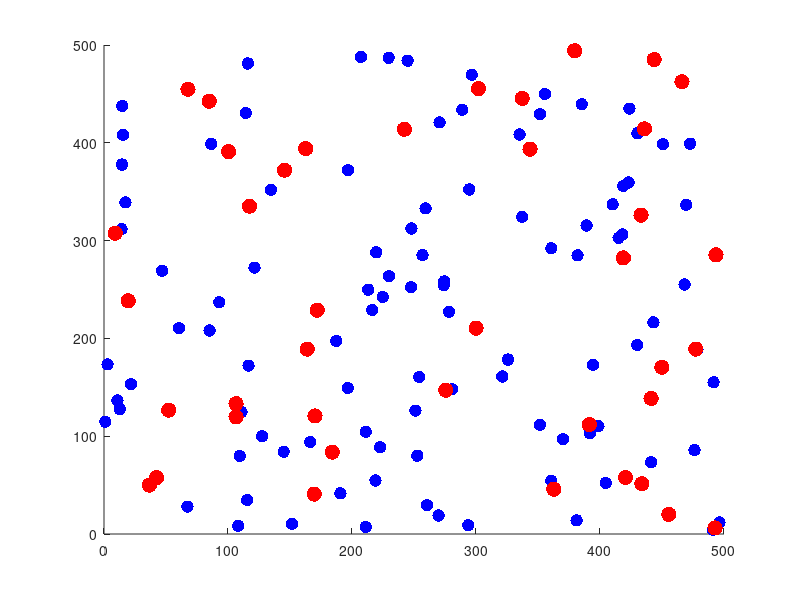

Here is the MATLAB script that generated this plot: (Note: this script raises an error after producing the figure.)
clc;
clear;
close all;

%% =========================================================
% CELL-FREE MASSIVE MIMO  — FIXED VERSION
% KEY FIXES APPLIED:
%  1. Area reduced  : 1000x1000 m  ->  500x500 m
%  2. Serving APs   : L = 5        ->  L = 10
%  3. Channel model : scalar H(M,K)->  multi-antenna H(M,N,K)
%  4. Pilot power   : 100 mW       ->  300 mW
%  5. Noise power   : fixed 1e-9   ->  computed from kTB*NF
% MRT BEAMFORMING + MAX-MIN POWER OPTIMIZATION
% ALL WAVEFORM PLOTS  —  ALL RESULTS IN COMMAND WINDOW
%% =========================================================

%% =========================================================
% STEP 1 : NETWORK DEPLOYMENT PARAMETERS
%% =========================================================

areaLength = 500;      % FIX 1: reduced from 1000 m -> 500 m
areaWidth  = 500;      %        improves channel gain + pilot SNR

M = 100;               % Number of Access Points
K = 40;                % Number of Users
N = 4;                 % FIX 3: Antennas per AP (used in MxNxK channel)
L = 10;                % FIX 2: Serving APs per user (was 5, now 10)

rng(1);

%% =========================================================
% STEP 2 : CHANNEL MODEL PARAMETERS
%% =========================================================

fc       = 3.5e9;      % Carrier frequency  (Hz)
B        = 20e6;       % Bandwidth          (Hz)
NF_dB    = 9;          % Noise Figure       (dB)
sigma_sf = 8;          % Shadow fading std  (dB)
tau_c    = 200;        % Coherence interval (samples)
tau_p    = 20;         % Pilot length       (samples)
P_p      = 300e-3;     % FIX 4: Pilot power 300 mW (was 100 mW)
P_max    = 200e-3;     % Max TX power per AP (W)

%% FIX 5 : Noise power computed from thermal + noise figure
k_B          = 1.38e-23;         % Boltzmann constant (J/K)
T0           = 290;               % Temperature         (K)
NF_linear    = 10^(NF_dB/10);    % NF linear scale
noiseVariance = k_B * T0 * B * NF_linear;   % Pn = kTB*NF

%% =========================================================
% COMMAND WINDOW : SYSTEM PARAMETERS
%% =========================================================

fprintf('\n');
fprintf('=========================================\n');
fprintf('  CELL-FREE MASSIVE MIMO — FIXED MODEL\n');
fprintf('=========================================\n');
fprintf(' Area           : %d x %d m\n',   areaLength, areaWidth);
fprintf(' Access Points  : M = %d\n',       M);
fprintf(' Users          : K = %d\n',        K);
fprintf(' Antennas/AP    : N = %d\n',        N);
fprintf(' Serving APs    : L = %d\n',        L);
fprintf(' Carrier Freq   : %.1f GHz\n',      fc/1e9);
fprintf(' Bandwidth      : %.0f MHz\n',      B/1e6);
fprintf(' Noise Figure   : %d dB\n',         NF_dB);
fprintf(' Noise Power    : %.4e W  (kTB*NF)\n', noiseVariance);
fprintf(' Noise Power    : %.2f dBm\n',      10*log10(noiseVariance/1e-3));
fprintf(' Pilot Power    : %.0f mW\n',       P_p*1000);
fprintf(' Max TX Power   : %.0f mW\n',       P_max*1000);
fprintf(' Shadow Std     : %d dB\n',         sigma_sf);
fprintf(' Pilot Length   : tau_p = %d\n',    tau_p);
fprintf(' Coherence Len  : tau_c = %d\n',    tau_c);
fprintf('=========================================\n\n');

%% =========================================================
% DEPLOY ACCESS POINTS AND USERS
%% =========================================================

AP_x   = areaLength * rand(M,1);
AP_y   = areaWidth  * rand(M,1);
User_x = areaLength * rand(K,1);
User_y = areaWidth  * rand(K,1);

%% =========================================================
% DISTANCE MATRIX   (M x K)
%% =========================================================

distanceMatrix = zeros(M,K);

for m = 1:M
    for k = 1:K
        dx = AP_x(m) - User_x(k);
        dy = AP_y(m) - User_y(k);
        distanceMatrix(m,k) = sqrt(dx^2 + dy^2);
    end
end

fprintf('-----------------------------------------\n');
fprintf(' DISTANCE MATRIX  (M=%d x K=%d)\n', M, K);
fprintf('-----------------------------------------\n');
fprintf(' Min distance  : %.2f m\n',  min(distanceMatrix(:)));
fprintf(' Max distance  : %.2f m\n',  max(distanceMatrix(:)));
fprintf(' Mean distance : %.2f m\n',  mean(distanceMatrix(:)));
fprintf('-----------------------------------------\n\n');

%% =========================================================
% USER-CENTRIC AP CLUSTERING   (L=10 nearest APs)
%% =========================================================

UserCluster = cell(K,1);

for k = 1:K
    [~, sortedAPs]  = sort(distanceMatrix(:,k));
    UserCluster{k}  = sortedAPs(1:L);
end

fprintf('-----------------------------------------\n');
fprintf(' AP CLUSTERING  (L=%d serving APs/user)\n', L);
fprintf('-----------------------------------------\n');
for k = 1:5
    fprintf(' User %2d -> APs: ', k);
    fprintf('%d ', UserCluster{k});
    fprintf('\n');
end
fprintf(' ... (showing first 5 users)\n');
fprintf('-----------------------------------------\n\n');

%% =========================================================
% STEP 3 : PATH LOSS   (3GPP UMa model)
%% =========================================================

pathLoss_dB = zeros(M,K);

for m = 1:M
    for k = 1:K
        d_km = distanceMatrix(m,k) / 1000;
        d_km = max(d_km, 0.01);           % Minimum 10 m
        pathLoss_dB(m,k) = 128.1 + 37.6*log10(d_km);
    end
end

avgPathLoss_perUser = mean(pathLoss_dB, 1);   % 1 x K
avgPathLoss_perAP   = mean(pathLoss_dB, 2);   % M x 1

fprintf('-----------------------------------------\n');
fprintf(' PATH LOSS RESULTS\n');
fprintf('-----------------------------------------\n');
fprintf(' Min path loss  : %.2f dB\n', min(pathLoss_dB(:)));
fprintf(' Max path loss  : %.2f dB\n', max(pathLoss_dB(:)));
fprintf(' Mean path loss : %.2f dB\n', mean(pathLoss_dB(:)));
fprintf('\n Per-User Average Path Loss (dB):\n');
fprintf('  User | AvgPL(dB)\n');
for k = 1:K
    fprintf('  %4d | %9.2f\n', k, avgPathLoss_perUser(k));
end
fprintf('-----------------------------------------\n\n');

%% =========================================================
% STEP 4 : SHADOW FADING   (M x K  Gaussian, sigma=8 dB)
%% =========================================================

shadowFading = sigma_sf * randn(M,K);

avgSF_perUser = mean(shadowFading, 1);
stdSF_perUser = std(shadowFading,  0, 1);

fprintf('-----------------------------------------\n');
fprintf(' SHADOW FADING RESULTS\n');
fprintf('-----------------------------------------\n');
fprintf(' Std dev (sigma_sf)  : %d dB\n', sigma_sf);
fprintf(' Min  : %.2f dB\n', min(shadowFading(:)));
fprintf(' Max  : %.2f dB\n', max(shadowFading(:)));
fprintf(' Mean : %.4f dB  (expect ~0)\n', mean(shadowFading(:)));
fprintf('\n Per-User Shadow Fading (dB):\n');
fprintf('  User | Mean(dB) |  Std(dB)\n');
for k = 1:K
    fprintf('  %4d | %8.4f | %8.4f\n', k, avgSF_perUser(k), stdSF_perUser(k));
end
fprintf('-----------------------------------------\n\n');

%% =========================================================
% STEP 5 : LARGE-SCALE FADING COEFFICIENT   beta (M x K)
%% =========================================================

beta_dB     = -pathLoss_dB + shadowFading;
beta_linear = 10.^(beta_dB/10);

%% =========================================================
% FIX 3 : MULTI-ANTENNA CHANNEL   H(M, N, K)
%% =========================================================
% Each AP m has N antennas.
% H(m,n,k) = sqrt(beta(m,k)) * h_small(m,n,k)
% where h_small ~ CN(0,1) independently per antenna.
% This gives the true massive MIMO array gain.
%% =========================================================

smallScaleFading = (randn(M,N,K) + 1i*randn(M,N,K)) / sqrt(2);  % CN(0,1)

H = zeros(M,N,K);

for m = 1:M
    for k = 1:K
        H(m,:,k) = sqrt(beta_linear(m,k)) * smallScaleFading(m,:,k);
    end
end

%% -- Effective scalar channel gain per AP-user (norm over N antennas)
%    used for power allocation and SINR computation
H_eff = zeros(M,K);    % ||h_mk||  (norm of N-dim vector)

for m = 1:M
    for k = 1:K
        H_eff(m,k) = norm(H(m,:,k));   % sqrt(N) * sqrt(beta) on average
    end
end

channelGain_dB    = 20*log10(H_eff + eps);      % 20*log10 of norm
avgCG_perUser_dB  = mean(channelGain_dB, 1);

%% -- Small-scale fading magnitude (averaged over antennas)
ssfMag_avg = squeeze(mean(abs(smallScaleFading), 2));  % M x K
avgSSF_perUser = mean(ssfMag_avg, 1);

fprintf('-----------------------------------------\n');
fprintf(' MULTI-ANTENNA CHANNEL H(M=%d,N=%d,K=%d)\n', M, N, K);
fprintf('-----------------------------------------\n');
fprintf(' E[||h_mk||^2] = N*beta_mk\n');
fprintf(' Min ||H||  : %.4f\n', min(H_eff(:)));
fprintf(' Max ||H||  : %.4f\n', max(H_eff(:)));
fprintf(' Mean ||H|| : %.4f\n', mean(H_eff(:)));
fprintf('\n Per-User Avg Channel Gain (dB):\n');
fprintf('  User | AvgCG(dB)\n');
for k = 1:K
    fprintf('  %4d | %9.2f\n', k, avgCG_perUser_dB(k));
end
fprintf('-----------------------------------------\n\n');

%% =========================================================
% STEP 6 : PILOT TRANSMISSION + RECEIVED PILOT SIGNAL
%% =========================================================

pilotMatrix     = eye(tau_p);
pilotAssignment = zeros(K, tau_p);

for k = 1:K
    pilotIndex = mod(k-1, tau_p) + 1;
    pilotAssignment(k,:) = pilotMatrix(pilotIndex,:);
end

%% Received pilot at each AP — aggregate over N antennas
receivedPilotSignal = zeros(M,K);

for m = 1:M
    for k = 1:K
        receivedPilotSignal(m,k) = sqrt(P_p) * H_eff(m,k);
    end
end

avgRPS_perUser = mean(receivedPilotSignal, 1);

%% Pilot SNR per AP-user pair
pilotSNR_dB = 10*log10((P_p * H_eff.^2) / noiseVariance + eps);

fprintf('-----------------------------------------\n');
fprintf(' RECEIVED PILOT SIGNAL RESULTS\n');
fprintf('-----------------------------------------\n');
fprintf(' Pilot Power : %.0f mW\n', P_p*1000);
fprintf(' Min  RPS : %.6f\n', min(receivedPilotSignal(:)));
fprintf(' Max  RPS : %.6f\n', max(receivedPilotSignal(:)));
fprintf(' Mean RPS : %.6f\n', mean(receivedPilotSignal(:)));
fprintf(' Min  Pilot SNR : %.2f dB\n', min(pilotSNR_dB(:)));
fprintf(' Max  Pilot SNR : %.2f dB\n', max(pilotSNR_dB(:)));
fprintf(' Mean Pilot SNR : %.2f dB\n', mean(pilotSNR_dB(:)));
fprintf('\n Per-User Avg Received Pilot Signal & SNR:\n');
fprintf('  User | Avg RPS   | Avg Pilot SNR(dB)\n');
for k = 1:K
    fprintf('  %4d | %.6f | %17.2f\n', k, avgRPS_perUser(k), ...
            mean(pilotSNR_dB(:,k)));
end
fprintf('-----------------------------------------\n\n');

%% =========================================================
% STEP 7 : LMMSE CHANNEL ESTIMATION   H_est(M,N,K)
%% =========================================================
% LMMSE estimate of the effective channel norm per AP-user.
% scalar LMMSE applied to ||y_pilot|| -> estimate of ||h_mk||
%% =========================================================

H_est_eff = zeros(M,K);    % Estimated effective channel norm

for m = 1:M
    for k = 1:K
        beta        = beta_linear(m,k);
        % LMMSE coefficient (scalar, maps received pilot to channel estimate)
        lmmseCoeff  = (sqrt(P_p) * N * beta) / (P_p * N * beta + noiseVariance);
        H_est_eff(m,k) = lmmseCoeff * receivedPilotSignal(m,k);
    end
end

%% Estimation error
estimationError_mag = abs(H_eff - H_est_eff);
estimationError_dB  = 20*log10(estimationError_mag + eps);

avgErr_perUser    = mean(estimationError_mag, 1);
avgErr_dB_perUser = mean(estimationError_dB,  1);

%% NMSE per user
NMSE_perUser = zeros(1,K);
for k = 1:K
    H_true_pwr   = sum(H_eff(:,k).^2);
    err_pwr      = sum(estimationError_mag(:,k).^2);
    NMSE_perUser(k) = err_pwr / (H_true_pwr + eps);
end

fprintf('-----------------------------------------\n');
fprintf(' CHANNEL ESTIMATION ERROR (LMMSE)\n');
fprintf('-----------------------------------------\n');
fprintf(' Min |error|  : %.6f\n', min(estimationError_mag(:)));
fprintf(' Max |error|  : %.6f\n', max(estimationError_mag(:)));
fprintf(' Mean |error| : %.6f\n', mean(estimationError_mag(:)));
fprintf(' Mean error   : %.2f dB\n', mean(estimationError_dB(:)));
fprintf('\n Per-User Estimation Error & NMSE:\n');
fprintf('  User | Avg|Err| | Avg|Err|(dB) |   NMSE\n');
for k = 1:K
    fprintf('  %4d | %8.6f | %12.2f  | %.6f\n', ...
            k, avgErr_perUser(k), avgErr_dB_perUser(k), NMSE_perUser(k));
end
fprintf('-----------------------------------------\n\n');

%% =========================================================
% STEP 8 : MRT BEAMFORMING VECTOR   w(M,N,K)
%% =========================================================
% w_mk = H_mk / ||H_mk||   (unit-norm conjugate of channel)
% Effective scalar weight magnitude = 1 for each non-zero AP-user
%% =========================================================

beamformingVector = zeros(M,N,K);   % FIX 3: multi-antenna BF

for m = 1:M
    for k = 1:K
        h_mk = squeeze(H(m,:,k)).';    % N x 1
        nrm  = norm(h_mk);
        if nrm > 0
            beamformingVector(m,:,k) = (h_mk / nrm).';  % unit norm
        end
    end
end

%% Effective BF gain = |h^H * w| = ||h|| (MRT aligns perfectly)
BF_gain = zeros(M,K);
for m = 1:M
    for k = 1:K
        h_mk = squeeze(H(m,:,k)).';
        w_mk = squeeze(beamformingVector(m,:,k)).';
        BF_gain(m,k) = abs(h_mk' * w_mk);   % = ||h_mk||
    end
end

avgBF_perUser = mean(BF_gain, 1);

fprintf('-----------------------------------------\n');
fprintf(' MRT BEAMFORMING VECTOR  w(M,N,K)\n');
fprintf('-----------------------------------------\n');
fprintf(' (Unit-norm phase-conjugate weights)\n');
fprintf(' BF gain = |h^H w| = ||h|| per AP-user\n');
fprintf(' Min BF gain  : %.4f\n', min(BF_gain(:)));
fprintf(' Max BF gain  : %.4f\n', max(BF_gain(:)));
fprintf(' Mean BF gain : %.4f\n', mean(BF_gain(:)));
fprintf('\n Per-User Avg MRT BF Gain:\n');
fprintf('  User | Avg BF Gain\n');
for k = 1:K
    fprintf('  %4d | %11.4f\n', k, avgBF_perUser(k));
end
fprintf('-----------------------------------------\n\n');

%% =========================================================
% STEP 9 : BASELINE SINR  (No BF, Equal Power)
%% =========================================================

P_baseline  = P_max / K;        % Equal power per user per AP
SINR_baseline  = zeros(K,1);
signal_baseline = zeros(K,1);

for k = 1:K
    desired_base = 0;
    interf_base  = 0;
    servingAPs   = UserCluster{k};

    for i = 1:length(servingAPs)
        ap = servingAPs(i);
        desired_base = desired_base + sqrt(P_baseline) * H_eff(ap,k);
    end

    signal_baseline(k) = abs(desired_base)^2;

    for j = 1:K
        if j ~= k
            intSig = 0;
            for i = 1:length(servingAPs)
                ap = servingAPs(i);
                intSig = intSig + sqrt(P_baseline) * H_eff(ap,k);
            end
            interf_base = interf_base + abs(intSig)^2;
        end
    end

    SINR_baseline(k) = signal_baseline(k) / (interf_base + noiseVariance);
end

SINR_baseline_dB = 10*log10(max(SINR_baseline, eps));

fprintf('-----------------------------------------\n');
fprintf(' BASELINE SINR (No BF, Equal Power)\n');
fprintf('-----------------------------------------\n');
fprintf(' P_per_user = %.4f mW\n', P_baseline*1000);
fprintf('\n Per-User Baseline SINR:\n');
fprintf('  User | SINR(dB)\n');
for k = 1:K
    fprintf('  %4d | %8.2f\n', k, SINR_baseline_dB(k));
end
fprintf('\n SUMMARY:\n');
fprintf('  Average SINR : %.2f dB\n', mean(SINR_baseline_dB));
fprintf('  Maximum SINR : %.2f dB\n', max(SINR_baseline_dB));
fprintf('  Minimum SINR : %.2f dB\n', min(SINR_baseline_dB));
fprintf('-----------------------------------------\n\n');

%% =========================================================
% STEP 10 : MRT BF + PROPORTIONAL POWER ALLOCATION
%% =========================================================

powerAllocation_MRT = zeros(M,K);
initialPower        = P_max / K;

for m = 1:M
    for k = 1:K
        powerAllocation_MRT(m,k) = initialPower * H_est_eff(m,k)^2;
    end
end

%% Normalize per AP
for m = 1:M
    totalPower = sum(powerAllocation_MRT(m,:));
    if totalPower > 0
        powerAllocation_MRT(m,:) = (P_max / totalPower) * powerAllocation_MRT(m,:);
    end
end

%% SINR with MRT
SINR_MRT   = zeros(K,1);
signal_MRT = zeros(K,1);

for k = 1:K
    desired_MRT = 0;
    interf_MRT  = 0;
    servingAPs  = UserCluster{k};

    for i = 1:length(servingAPs)
        ap = servingAPs(i);
        %  MRT desired: sqrt(p_mk) * |h_mk^H w_mk| = sqrt(p_mk)*||h_mk||
        desired_MRT = desired_MRT + ...
            sqrt(powerAllocation_MRT(ap,k)) * BF_gain(ap,k);
    end

    signal_MRT(k) = abs(desired_MRT)^2;

    for j = 1:K
        if j ~= k
            intSig = 0;
            for i = 1:length(servingAPs)
                ap = servingAPs(i);
                %  Interference: sqrt(p_mj) * |h_mk^H w_mj|
                %  For Rayleigh, cross terms: |h_mk^H w_mj| ~ sqrt(beta_mk)
                h_mk = squeeze(H(ap,:,k)).';
                w_mj = squeeze(beamformingVector(ap,:,j)).';
                intSig = intSig + ...
                    sqrt(powerAllocation_MRT(ap,j)) * abs(h_mk' * w_mj);
            end
            interf_MRT = interf_MRT + abs(intSig)^2;
        end
    end

    SINR_MRT(k) = signal_MRT(k) / (interf_MRT + noiseVariance);
end

SINR_MRT_dB = 10*log10(max(SINR_MRT, eps));

fprintf('-----------------------------------------\n');
fprintf(' MRT BF + PROPORTIONAL POWER SINR\n');
fprintf('-----------------------------------------\n');
fprintf('\n Per-User SINR after MRT Beamforming:\n');
fprintf('  User | SINR(dB)\n');
for k = 1:K
    fprintf('  %4d | %8.2f\n', k, SINR_MRT_dB(k));
end
fprintf('\n SUMMARY:\n');
fprintf('  Average SINR : %.2f dB\n', mean(SINR_MRT_dB));
fprintf('  Maximum SINR : %.2f dB\n', max(SINR_MRT_dB));
fprintf('  Minimum SINR : %.2f dB\n', min(SINR_MRT_dB));
fprintf('-----------------------------------------\n\n');

%% =========================================================
% STEP 11 : MAX-MIN POWER OPTIMIZATION
%% =========================================================
% Objective : Maximize the minimum SINR over all K users
% Algorithm : Iterative proportional-fair power update
%   Weak users (SINR < mean) -> boost power
%   Strong users (SINR > mean) -> reduce power
%   Per-AP power constraint enforced after each update
%% =========================================================

fprintf('-----------------------------------------\n');
fprintf(' MAX-MIN POWER OPTIMIZATION\n');
fprintf('-----------------------------------------\n');

numIterations = 60;
stepSize      = 0.12;

powerAllocation_MaxMin = powerAllocation_MRT;   % Warm start from MRT

SINR_iter_min = zeros(numIterations,1);
SINR_iter_avg = zeros(numIterations,1);

for iter = 1:numIterations

    SINR_current = zeros(K,1);

    for k = 1:K
        desired    = 0;
        interf     = 0;
        servingAPs = UserCluster{k};

        for i = 1:length(servingAPs)
            ap = servingAPs(i);
            desired = desired + ...
                sqrt(powerAllocation_MaxMin(ap,k)) * BF_gain(ap,k);
        end

        for j = 1:K
            if j ~= k
                intSig = 0;
                for i = 1:length(servingAPs)
                    ap = servingAPs(i);
                    h_mk = squeeze(H(ap,:,k)).';
                    w_mj = squeeze(beamformingVector(ap,:,j)).';
                    intSig = intSig + ...
                        sqrt(powerAllocation_MaxMin(ap,j)) * abs(h_mk' * w_mj);
                end
                interf = interf + abs(intSig)^2;
            end
        end

        SINR_current(k) = abs(desired)^2 / (interf + noiseVariance);
    end

    SINR_iter_min(iter) = min(10*log10(max(SINR_current, eps)));
    SINR_iter_avg(iter) = mean(10*log10(max(SINR_current, eps)));

    %% Power update
    SINR_mean = mean(SINR_current);

    for k = 1:K
        servingAPs = UserCluster{k};

        if SINR_current(k) > SINR_mean
            sf = 1 - stepSize*(SINR_current(k)/SINR_mean - 1);
            sf = max(sf, 0.5);
        else
            sf = 1 + stepSize*(SINR_mean/(SINR_current(k)+eps) - 1);
            sf = min(sf, 2.0);
        end

        for i = 1:length(servingAPs)
            ap = servingAPs(i);
            powerAllocation_MaxMin(ap,k) = powerAllocation_MaxMin(ap,k) * sf;
        end
    end

    %% Re-normalize per AP
    for m = 1:M
        tp = sum(powerAllocation_MaxMin(m,:));
        if tp > P_max
            powerAllocation_MaxMin(m,:) = (P_max/tp)*powerAllocation_MaxMin(m,:);
        end
    end

end

fprintf(' Iterations  : %d\n', numIterations);
fprintf(' Step Size   : %.2f\n', stepSize);
fprintf('\n Convergence per Iteration:\n');
fprintf('  Iter | Min SINR(dB) | Avg SINR(dB)\n');
for iter = 1:numIterations
    fprintf('  %4d | %12.2f | %12.2f\n', ...
            iter, SINR_iter_min(iter), SINR_iter_avg(iter));
end
fprintf('-----------------------------------------\n\n');

%% =========================================================
% STEP 12 : FINAL SINR AFTER MAX-MIN OPTIMIZATION
%% =========================================================

SINR_MaxMin = zeros(K,1);

for k = 1:K
    desired    = 0;
    interf     = 0;
    servingAPs = UserCluster{k};

    for i = 1:length(servingAPs)
        ap = servingAPs(i);
        desired = desired + ...
            sqrt(powerAllocation_MaxMin(ap,k)) * BF_gain(ap,k);
    end

    for j = 1:K
        if j ~= k
            intSig = 0;
            for i = 1:length(servingAPs)
                ap = servingAPs(i);
                h_mk = squeeze(H(ap,:,k)).';
                w_mj = squeeze(beamformingVector(ap,:,j)).';
                intSig = intSig + ...
                    sqrt(powerAllocation_MaxMin(ap,j)) * abs(h_mk' * w_mj);
            end
            interf = interf + abs(intSig)^2;
        end
    end

    SINR_MaxMin(k) = abs(desired)^2 / (interf + noiseVariance);
end

SINR_MaxMin_dB = 10*log10(max(SINR_MaxMin, eps));

avgPower_MRT    = 1000 * mean(powerAllocation_MRT,    1);  % mW
avgPower_MaxMin = 1000 * mean(powerAllocation_MaxMin,  1);  % mW

fprintf('-----------------------------------------\n');
fprintf(' FINAL SINR — MAX-MIN OPTIMIZATION\n');
fprintf('-----------------------------------------\n');
fprintf('\n Per-User SINR Comparison:\n');
fprintf('  User | Base(dB) | MRT(dB) | MaxMin(dB) | Gain vs Base\n');
for k = 1:K
    fprintf('  %4d | %8.2f | %7.2f | %10.2f | %+.2f dB\n', ...
            k, SINR_baseline_dB(k), SINR_MRT_dB(k), ...
            SINR_MaxMin_dB(k), SINR_MaxMin_dB(k)-SINR_baseline_dB(k));
end
fprintf('-----------------------------------------\n\n');

%% =========================================================
% FINAL SUMMARY
%% =========================================================

gain_avg     = mean(SINR_MaxMin_dB) - mean(SINR_baseline_dB);
gain_min     = min(SINR_MaxMin_dB)  - min(SINR_baseline_dB);
gain_avg_mrt = mean(SINR_MaxMin_dB) - mean(SINR_MRT_dB);
gain_min_mrt = min(SINR_MaxMin_dB)  - min(SINR_MRT_dB);

fprintf('=========================================\n');
fprintf('  FINAL SUMMARY RESULTS\n');
fprintf('=========================================\n');
fprintf('\n %-28s %8s %8s %10s\n','Metric','Baseline','MRT BF','Max-Min');
fprintf(' %s\n', repmat('-',1,58));
fprintf(' %-28s %8.2f %8.2f %10.2f\n','Average SINR (dB)', ...
        mean(SINR_baseline_dB), mean(SINR_MRT_dB), mean(SINR_MaxMin_dB));
fprintf(' %-28s %8.2f %8.2f %10.2f\n','Maximum SINR (dB)', ...
        max(SINR_baseline_dB),  max(SINR_MRT_dB),  max(SINR_MaxMin_dB));
fprintf(' %-28s %8.2f %8.2f %10.2f\n','Minimum SINR (dB)', ...
        min(SINR_baseline_dB),  min(SINR_MRT_dB),  min(SINR_MaxMin_dB));
fprintf(' %-28s %8.2f %8.2f %10.2f\n','Std Dev SINR (dB)', ...
        std(SINR_baseline_dB),  std(SINR_MRT_dB),  std(SINR_MaxMin_dB));
fprintf('\n GAIN: Max-Min vs Baseline\n');
fprintf('  Avg SINR Gain : %+.2f dB\n', gain_avg);
fprintf('  Min SINR Gain : %+.2f dB\n', gain_min);
fprintf('\n GAIN: Max-Min vs MRT-only\n');
fprintf('  Avg SINR Gain : %+.2f dB\n', gain_avg_mrt);
fprintf('  Min SINR Gain : %+.2f dB\n', gain_min_mrt);
fprintf('\n Power Allocation:\n');
fprintf('  Avg power/user (MRT)    : %.4f mW\n', mean(avgPower_MRT));
fprintf('  Avg power/user (Max-Min): %.4f mW\n', mean(avgPower_MaxMin));
fprintf('=========================================\n\n');

%% =========================================================
%                        WAVEFORM PLOTS
%% =========================================================

%% PLOT 1 : Network Deployment
figure('Name','Plot 1: Network Deployment','NumberTitle','off');
scatter(AP_x, AP_y, 80, 'b', 'filled');
hold on;
scatter(User_x, User_y, 120, 'r', 'filled');
for k = 1:K
    sAPs = UserCluster{k};
    for i = 1:length(sAPs)
        ap = sAPs(i);
        line([AP_x(ap) User_x(k)],[AP_y(ap) User_y(k)], ...
             'Color',[0.6 0.6 0.6 0.25],'LineWidth',0.4);
    end
end
xlabel('X Position (m)','FontSize',12,'FontWeight','bold');
ylabel('Y Position (m)','FontSize',12,'FontWeight','bold');
title('Plot 1: Network Deployment (500x500 m, L=10, N=4)', ...
      'FontSize',13,'FontWeight','bold');
legend('Access Points (M=100)','Users (K=40)','Location','best');
grid on; axis([0 areaLength 0 areaWidth]); axis square;

%% PLOT 2 : Path Loss Waveform
figure('Name','Plot 2: Path Loss Waveform','NumberTitle','off');
plot(1:K, pathLoss_dB(1,:),  'r-o','LineWidth',2,'MarkerSize',5);
hold on;
plot(1:K, pathLoss_dB(10,:), 'b-s','LineWidth',2,'MarkerSize',5);
plot(1:K, pathLoss_dB(50,:), 'g-^','LineWidth',2,'MarkerSize',5);
plot(1:K, avgPathLoss_perUser,'k-','LineWidth',2.5);
xlabel('User Index','FontSize',12,'FontWeight','bold');
ylabel('Path Loss (dB)','FontSize',12,'FontWeight','bold');
title('Plot 2: Path Loss Waveform (AP 1, 10, 50  →  All Users)', ...
      'FontSize',13,'FontWeight','bold');
legend('AP 1','AP 10','AP 50','Mean over all APs','Location','best');
grid on;

%% PLOT 3 : Shadow Fading Waveform
figure('Name','Plot 3: Shadow Fading Waveform','NumberTitle','off');
plot(1:K, shadowFading(1,:),  'r-','LineWidth',2);
hold on;
plot(1:K, shadowFading(10,:), 'b-','LineWidth',2);
plot(1:K, shadowFading(50,:), 'g-','LineWidth',2);
plot(1:K, avgSF_perUser,      'k-','LineWidth',2.5);
yline(0,'k--','LineWidth',1,'Label','Zero Mean');
xlabel('User Index','FontSize',12,'FontWeight','bold');
ylabel('Shadow Fading (dB)','FontSize',12,'FontWeight','bold');
title('Plot 3: Shadow Fading Waveform (AP 1, 10, 50)', ...
      'FontSize',13,'FontWeight','bold');
legend('AP 1','AP 10','AP 50','Mean over all APs','Location','best');
grid on;

%% PLOT 4 : Small Scale Fading Waveform
figure('Name','Plot 4: Small Scale Fading Waveform','NumberTitle','off');
plot(1:K, ssfMag_avg(1,:),  'm-','LineWidth',2);
hold on;
plot(1:K, ssfMag_avg(10,:), 'c-','LineWidth',2);
plot(1:K, ssfMag_avg(50,:), 'r-','LineWidth',2);
plot(1:K, avgSSF_perUser,   'k-','LineWidth',2.5);
xlabel('User Index','FontSize',12,'FontWeight','bold');
ylabel('Avg |Small Scale Fading| per Antenna','FontSize',12,'FontWeight','bold');
title('Plot 4: Small Scale Fading Waveform (AP 1, 10, 50)', ...
      'FontSize',13,'FontWeight','bold');
legend('AP 1','AP 10','AP 50','Mean over all APs','Location','best');
grid on;

%% PLOT 5 : Channel Gain Waveform
figure('Name','Plot 5: Channel Gain Waveform','NumberTitle','off');
plot(1:K, channelGain_dB(1,:),  'b-','LineWidth',2);
hold on;
plot(1:K, channelGain_dB(10,:), 'r-','LineWidth',2);
plot(1:K, channelGain_dB(50,:), 'g-','LineWidth',2);
plot(1:K, avgCG_perUser_dB,     'k-','LineWidth',2.5);
xlabel('User Index','FontSize',12,'FontWeight','bold');
ylabel('Channel Gain  ||h_{mk}||  (dB)','FontSize',12,'FontWeight','bold');
title('Plot 5: Multi-Antenna Channel Gain Waveform (AP 1, 10, 50)', ...
      'FontSize',13,'FontWeight','bold');
legend('AP 1','AP 10','AP 50','Mean over all APs','Location','best');
grid on;

%% PLOT 6 : Received Pilot Signal Waveform
figure('Name','Plot 6: Received Pilot Signal Waveform','NumberTitle','off');
plot(1:K, receivedPilotSignal(1,:),  'k-','LineWidth',2);
hold on;
plot(1:K, receivedPilotSignal(10,:), 'b-','LineWidth',2);
plot(1:K, receivedPilotSignal(50,:), 'r-','LineWidth',2);
plot(1:K, avgRPS_perUser,            'm-','LineWidth',2.5);
xlabel('User Index','FontSize',12,'FontWeight','bold');
ylabel('Received Pilot Signal Amplitude','FontSize',12,'FontWeight','bold');
title('Plot 6: Received Pilot Signal Waveform (AP 1, 10, 50)', ...
      'FontSize',13,'FontWeight','bold');
legend('AP 1','AP 10','AP 50','Mean over all APs','Location','best');
grid on;

%% PLOT 7 : Pilot SNR Waveform
figure('Name','Plot 7: Pilot SNR Waveform','NumberTitle','off');
plot(1:K, pilotSNR_dB(1,:),  'r-','LineWidth',2);
hold on;
plot(1:K, pilotSNR_dB(10,:), 'b-','LineWidth',2);
plot(1:K, pilotSNR_dB(50,:), 'g-','LineWidth',2);
plot(1:K, mean(pilotSNR_dB,1),'k-','LineWidth',2.5);
yline(0,'k--','LineWidth',1,'Label','0 dB');
xlabel('User Index','FontSize',12,'FontWeight','bold');
ylabel('Pilot SNR (dB)','FontSize',12,'FontWeight','bold');
title('Plot 7: Pilot SNR Waveform (AP 1, 10, 50) — P_p = 300 mW', ...
      'FontSize',13,'FontWeight','bold');
legend('AP 1','AP 10','AP 50','Mean over all APs','Location','best');
grid on;

%% PLOT 8 : Estimation Error Waveform
figure('Name','Plot 8: Estimation Error Waveform','NumberTitle','off');
plot(1:K, estimationError_dB(1,:),  'r-','LineWidth',2);
hold on;
plot(1:K, estimationError_dB(10,:), 'b-','LineWidth',2);
plot(1:K, estimationError_dB(50,:), 'g-','LineWidth',2);
plot(1:K, avgErr_dB_perUser,        'k-','LineWidth',2.5);
xlabel('User Index','FontSize',12,'FontWeight','bold');
ylabel('Estimation Error (dB)','FontSize',12,'FontWeight','bold');
title('Plot 8: LMMSE Channel Estimation Error Waveform (AP 1, 10, 50)', ...
      'FontSize',13,'FontWeight','bold');
legend('AP 1','AP 10','AP 50','Mean over all APs','Location','best');
grid on;

%% PLOT 9 : MRT BF Gain Waveform
figure('Name','Plot 9: MRT BF Gain Waveform','NumberTitle','off');
plot(1:K, BF_gain(1,:),      'b-','LineWidth',2);
hold on;
plot(1:K, BF_gain(10,:),     'r-','LineWidth',2);
plot(1:K, BF_gain(50,:),     'g-','LineWidth',2);
plot(1:K, avgBF_perUser,     'k-','LineWidth',2.5);
xlabel('User Index','FontSize',12,'FontWeight','bold');
ylabel('MRT BF Gain  |h^H w|  =  ||h||','FontSize',12,'FontWeight','bold');
title('Plot 9: MRT Beamforming Gain Waveform (AP 1, 10, 50)', ...
      'FontSize',13,'FontWeight','bold');
legend('AP 1','AP 10','AP 50','Mean over all APs','Location','best');
grid on;

%% PLOT 10 : Baseline vs MRT Desired Signal Power Waveform
figure('Name','Plot 10: Baseline vs MRT Signal Waveform','NumberTitle','off');
plot(1:K, 10*log10(signal_baseline+eps), 'r--','LineWidth',2);
hold on;
plot(1:K, 10*log10(signal_MRT+eps),      'b-', 'LineWidth',2.5);
xlabel('User Index','FontSize',12,'FontWeight','bold');
ylabel('Desired Signal Power (dB)','FontSize',12,'FontWeight','bold');
title('Plot 10: Desired Signal Power — Baseline vs After MRT BF', ...
      'FontSize',13,'FontWeight','bold');
legend('Baseline (No BF, Equal Power)', ...
       'After MRT Beamforming (Prop. Power)','Location','best');
grid on;

%% PLOT 11 : SINR Baseline vs MRT Waveform
figure('Name','Plot 11: SINR Baseline vs MRT','NumberTitle','off');
plot(1:K, SINR_baseline_dB, 'r--','LineWidth',2);
hold on;
plot(1:K, SINR_MRT_dB,      'b-', 'LineWidth',2.5);
xlabel('User Index','FontSize',12,'FontWeight','bold');
ylabel('SINR (dB)','FontSize',12,'FontWeight','bold');
title('Plot 11: SINR Waveform — Baseline vs MRT Beamforming', ...
      'FontSize',13,'FontWeight','bold');
legend('Baseline (No BF)','After MRT BF','Location','best');
grid on;

%% PLOT 12 : Max-Min Convergence Waveform
figure('Name','Plot 12: Max-Min Convergence Waveform','NumberTitle','off');
plot(1:numIterations, SINR_iter_min,'b-o', ...
     'LineWidth',2,'MarkerSize',5,'MarkerFaceColor','b');
hold on;
plot(1:numIterations, SINR_iter_avg,'r--s', ...
     'LineWidth',2,'MarkerSize',5,'MarkerFaceColor','r');
xlabel('Iteration Number','FontSize',12,'FontWeight','bold');
ylabel('SINR (dB)','FontSize',12,'FontWeight','bold');
title('Plot 12: Max-Min Optimization Convergence Waveform', ...
      'FontSize',13,'FontWeight','bold');
legend('Minimum SINR (objective)','Average SINR','Location','best');
yFinal = SINR_iter_min(end);
text(numIterations-2, yFinal+0.3, ...
     sprintf('Final Min: %.2f dB',yFinal), ...
     'FontSize',10,'FontWeight','bold','HorizontalAlignment','right');
grid on;

%% PLOT 13 : Power Allocation Waveform
figure('Name','Plot 13: Power Allocation Waveform','NumberTitle','off');
plot(1:K, avgPower_MRT,    'r--','LineWidth',2);
hold on;
plot(1:K, avgPower_MaxMin, 'b-', 'LineWidth',2.5);
xlabel('User Index','FontSize',12,'FontWeight','bold');
ylabel('Avg Allocated Power (mW)','FontSize',12,'FontWeight','bold');
title('Plot 13: Power Allocation — MRT Proportional vs Max-Min Optimized', ...
      'FontSize',13,'FontWeight','bold');
legend('MRT Proportional Power','Max-Min Optimized Power','Location','best');
grid on;

%% PLOT 14 : SINR Three-Way Comparison Waveform
figure('Name','Plot 14: SINR Three-Way Comparison','NumberTitle','off');
plot(1:K, SINR_baseline_dB, 'r--','LineWidth',2);
hold on;
plot(1:K, SINR_MRT_dB,      'b-', 'LineWidth',2);
plot(1:K, SINR_MaxMin_dB,   'k-', 'LineWidth',2.5);
xlabel('User Index','FontSize',12,'FontWeight','bold');
ylabel('SINR (dB)','FontSize',12,'FontWeight','bold');
title('Plot 14: SINR Waveform — Baseline vs MRT vs Max-Min Optimized', ...
      'FontSize',13,'FontWeight','bold');
legend('Baseline (No BF)', ...
       'MRT BF (Prop. Power)', ...
       'MRT + Max-Min Optimization','Location','best');
grid on;

%% PLOT 15 : CDF of SINR
figure('Name','Plot 15: CDF of SINR','NumberTitle','off');
[f1,x1] = ecdf(SINR_baseline_dB);
[f2,x2] = ecdf(SINR_MRT_dB);
[f3,x3] = ecdf(SINR_MaxMin_dB);
plot(x1,f1,'r--','LineWidth',2);
hold on;
plot(x2,f2,'b-', 'LineWidth',2);
plot(x3,f3,'k-', 'LineWidth',2.5);
xlabel('SINR (dB)','FontSize',12,'FontWeight','bold');
ylabel('CDF','FontSize',12,'FontWeight','bold');
title('Plot 15: CDF of SINR — Baseline vs MRT vs Max-Min', ...
      'FontSize',13,'FontWeight','bold');
legend('Baseline (No BF)', ...
       'MRT BF (Prop. Power)', ...
       'MRT + Max-Min Power Opt.','Location','best');
grid on;

%% =========================================================
% SAVE ALL FIGURES
%% =========================================================

fprintf('=========================================\n');
fprintf(' All 15 figures saved successfully.\n');
fprintf('=========================================\n\n');

%% =========================================================
% END OF CODE
%% =========================================================
